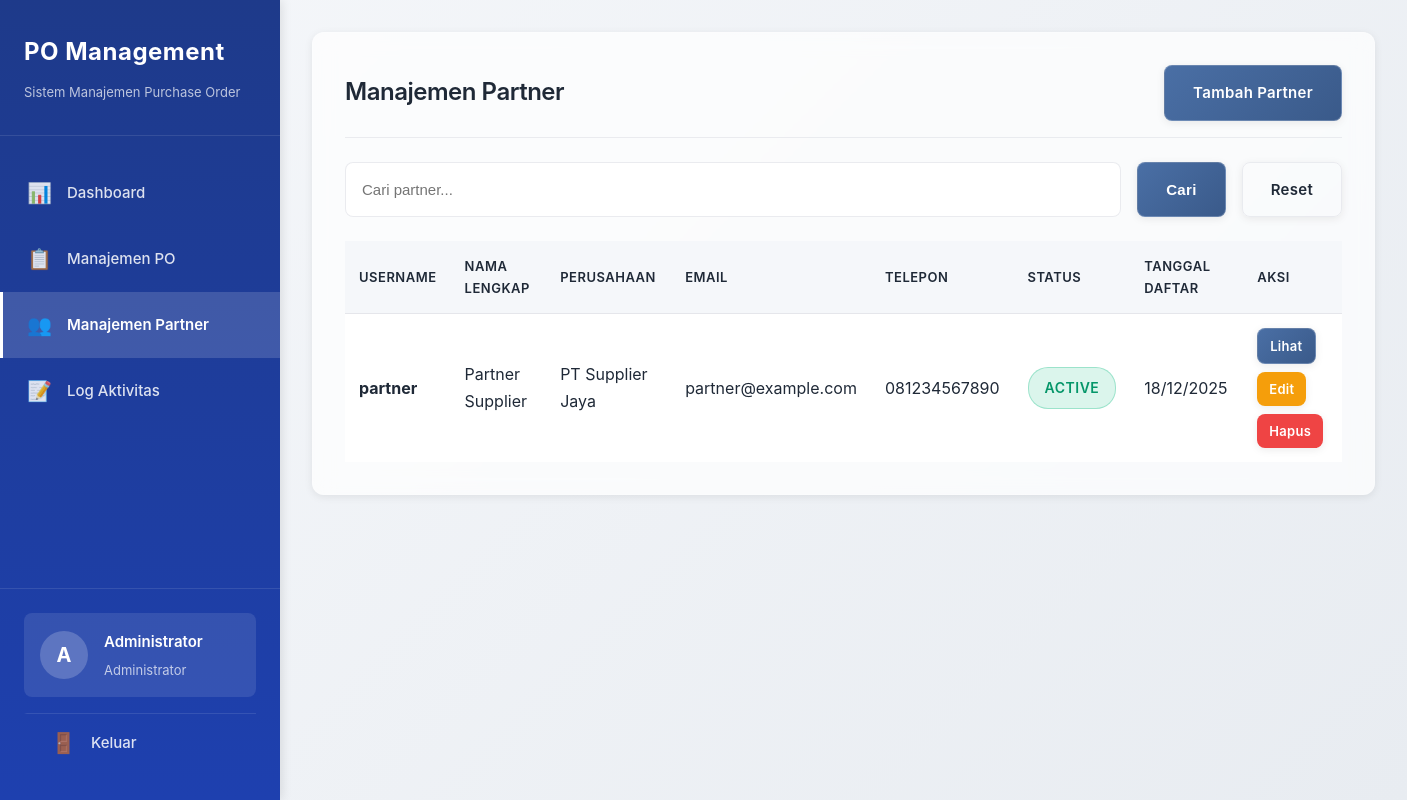
Page /admin/partners.php (signed in) on the committed database.
### tables this page shows
CREATE TABLE IF NOT EXISTS users (
    id INT AUTO_INCREMENT PRIMARY KEY,
    username VARCHAR(50) UNIQUE NOT NULL,
    password VARCHAR(255) NOT NULL,
    full_name VARCHAR(100) NOT NULL,
    email VARCHAR(100) NOT NULL,
    role ENUM('admin', 'partner') NOT NULL DEFAULT 'partner',
    company_name VARCHAR(200),
    phone VARCHAR(20),
    address TEXT,
    status ENUM('active', 'inactive') DEFAULT 'active',
    created_at TIMESTAMP DEFAULT CURRENT_TIMESTAMP,
    updated_at TIMESTAMP DEFAULT CURRENT_TIMESTAMP ON UPDATE CURRENT_TIMESTAMP,
    INDEX idx_username (username),
    INDEX idx_role (role)
);

### config/config.php (called while the page is built, shortened)
<?php
function isLoggedIn() {
    return isset($_SESSION['user_id']) && isset($_SESSION['role']);
}
function isAdmin() {
    return isLoggedIn() && $_SESSION['role'] === 'admin';
}
function sanitizeInput($data) {
    $data = trim($data);
    $data = stripslashes($data);
    $data = htmlspecialchars($data, ENT_QUOTES, 'UTF-8');
    return $data;
}
?>

### admin/partners.php (the view, shortened to what this page needs)
<?php
require_once '../config/config.php';
$pdo = getDBConnection();
$search = sanitizeInput($_GET['search'] ?? '');
$where = [];
$params = [];
$where_sql = !empty($where) ? 'WHERE ' . implode(' AND ', $where) . ' AND role = "partner"' : 'WHERE role = "partner"';
$page = max(1, intval($_GET['page'] ?? 1));
$per_page = 20;
$offset = ($page - 1) * $per_page;
$stmt = $pdo->prepare("SELECT * FROM users $where_sql ORDER BY created_at DESC LIMIT ? OFFSET ?");
$params[] = $per_page;
$params[] = $offset;
$stmt->execute($params);
$partners = $stmt->fetchAll();
include '../includes/header.php';
?>
<div class="card">
    <div class="card-header">
        <h2 class="card-title">Manajemen Partner</h2>
        <a href="partner_create.php" class="btn btn-primary">Tambah Partner</a>
    </div>
    <div class="search-filter">
        <form method="GET" action="" style="display: flex; gap: 1rem; width: 100%;">
            <input type="text" name="search" class="form-control" placeholder="Cari partner..." value="<?php echo htmlspecialchars($search); ?>">
            <button type="submit" class="btn btn-primary">Cari</button>
            <a href="partners.php" class="btn btn-outline">Reset</a>
        </form>
    </div>
    <table class="table">
        <thead>
            <tr>
                <th>Username</th>
                <th>Nama Lengkap</th>
                <th>Perusahaan</th>
                <th>Email</th>
                <th>Telepon</th>
                <th>Status</th>
                <th>Tanggal Daftar</th>
                <th>Aksi</th>
            </tr>
        </thead>
        <tbody>
            <?php if (empty($partners)): ?>
                <tr>
                    <td colspan="8" style="text-align: center; color: var(--text-secondary); padding: 2rem;">Tidak ada data</td>
                </tr>
            <?php else: ?>
                <?php foreach ($partners as $partner): ?>
                    <tr>
                        <td><strong><?php echo htmlspecialchars($partner['username']); ?></strong></td>
                        <td><?php echo htmlspecialchars($partner['full_name']); ?></td>
                        <td><?php echo htmlspecialchars($partner['company_name'] ?? '-'); ?></td>
                        <td><?php echo htmlspecialchars($partner['email']); ?></td>
                        <td><?php echo htmlspecialchars($partner['phone'] ?? '-'); ?></td>
                        <td>
                            <span class="status-badge <?php echo $partner['status'] === 'active' ? 'status-approved' : 'status-rejected'; ?>">
                                <?php echo ucfirst($partner['status']); ?>
                            </span>
                        </td>
                        <td><?php echo date('d/m/Y', strtotime($partner['created_at'])); ?></td>
                        <td>
                            <div class="action-buttons">
                                <a href="partner_view.php?id=<?php echo $partner['id']; ?>" class="btn btn-sm btn-primary">Lihat</a>
                                <a href="partner_edit.php?id=<?php echo $partner['id']; ?>" class="btn btn-sm btn-warning">Edit</a>
                                <a href="partner_delete.php?id=<?php echo $partner['id']; ?>" class="btn btn-sm btn-danger" onclick="return confirm('Yakin hapus partner ini?');">Hapus</a>
                            </div>
                        </td>
                    </tr>
                <?php endforeach; ?>
            <?php endif; ?>
        </tbody>
    </table>
</div>
<?php include '../includes/footer.php'; ?>

### includes/header.php (shortened to what this page needs)
<!DOCTYPE html>
<html lang="id">
<head>
    <link rel="stylesheet" href="<?php echo BASE_URL; ?>assets/css/style.css">
</head>
<body>
    <aside class="sidebar" id="sidebar">
        <div class="sidebar-header">
            <h1 class="sidebar-brand">PO Management</h1>
            <p class="sidebar-subtitle">Sistem Manajemen Purchase Order</p>
        </div>
        <nav class="sidebar-nav">
            <?php if (isAdmin()): ?>
                <a href="<?php echo BASE_URL; ?>admin/dashboard.php" class="nav-item <?php echo (strpos($_SERVER['PHP_SELF'], 'admin/dashboard.php') !== false) ? 'active' : ''; ?>">
                    <span class="nav-icon">📊</span>
                    <span class="nav-text">Dashboard</span>
                </a>
                <a href="<?php echo BASE_URL; ?>admin/po_list.php" class="nav-item <?php echo (strpos($_SERVER['PHP_SELF'], 'admin/po_list.php') !== false || strpos($_SERVER['PHP_SELF'], 'admin/po_create.php') !== false || strpos($_SERVER['PHP_SELF'], 'admin/po_edit.php') !== false || strpos($_SERVER['PHP_SELF'], 'admin/po_view.php') !== false) ? 'active' : ''; ?>">
                    <span class="nav-icon">📋</span>
                    <span class="nav-text">Manajemen PO</span>
                </a>
                <a href="<?php echo BASE_URL; ?>admin/partners.php" class="nav-item <?php echo (strpos($_SERVER['PHP_SELF'], 'admin/partners.php') !== false || strpos($_SERVER['PHP_SELF'], 'admin/partner_') !== false) ? 'active' : ''; ?>">
                    <span class="nav-icon">👥</span>
                    <span class="nav-text">Manajemen Partner</span>
                </a>
                <a href="<?php echo BASE_URL; ?>admin/activity_logs.php" class="nav-item <?php echo (strpos($_SERVER['PHP_SELF'], 'admin/activity_logs.php') !== false) ? 'active' : ''; ?>">
                    <span class="nav-icon">📝</span>
                    <span class="nav-text">Log Aktivitas</span>
                </a>
            <?php endif; ?>
        </nav>
        <div class="sidebar-footer">
            <div class="user-profile">
                <div class="user-avatar"><?php echo strtoupper(substr($_SESSION['full_name'], 0, 1)); ?></div>
                <div class="user-details">
                    <div class="user-name"><?php echo htmlspecialchars($_SESSION['full_name']); ?></div>
                    <div class="user-role"><?php echo isAdmin() ? 'Administrator' : 'Partner'; ?></div>
                </div>
            </div>
            <a href="<?php echo BASE_URL; ?>logout.php" class="nav-item logout-item">
                <span class="nav-icon">🚪</span>
                <span class="nav-text">Keluar</span>
            </a>
        </div>
    </aside>
    <div class="main-wrapper">
        <main class="main-content">

### includes/footer.php (shortened to what this page needs)
        </main>
    </div>
</body>
</html>

### rows in the picture
users: username "partner", full_name "Partner Supplier", company_name "PT Supplier Jaya", email "partner@example.com", phone "081234567890", status "ACTIVE", created_at "18/12/2025"

### other values in the picture
substr($_SESSION['full_name'], 0, 1) "A"
$_SESSION['full_name'] "Administrator"
